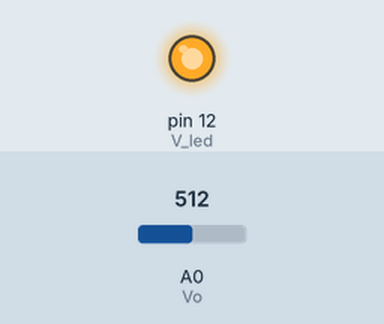
Bench run of a sketch on a simulated Arduino Uno, built with avr-gcc and run on an emulated ATmega328P. On the bench: output pins drawn as LEDs (lit = HIGH). The test bench sets the inputs (shaded band); at power-on: A0 (Vo) = 512. What the sketch prints to the serial monitor is not drawn.

Above: at 0.1 s.
Timing chart, 0 to 1.6 s (numbered marks = the images above):
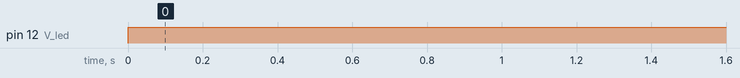

Measured:
- by itself, pin 12 (V_led): LOW → HIGH at 0.00 s

The sketch:

Week03.ino
```cpp
int Vo = A0;
int V_led =12;

float Vo_value = 0;
float Voltage = 0;
float dustDensity =0;

void setup() {
  // put your setup code here, to run once:
  Serial.begin(9600);
  pinMode(V_led, OUTPUT);
  pinMode(Vo, INPUT);
}

void loop() {
  // put your main code here, to run repeatedly:
  digitalWrite(V_led, LOW);
  delayMicroseconds(280);
  Vo_value = analogRead(Vo);
  delayMicroseconds(40);
  digitalWrite(V_led, HIGH);
  delayMicroseconds(9680);

  Voltage = Vo_value*5.0 / 1023.0;
  dustDensity = (Voltage - 0.5) / 0.005;

  Serial.print("dust=");
  Serial.println(dustDensity);

  delay(1000);
}
```
